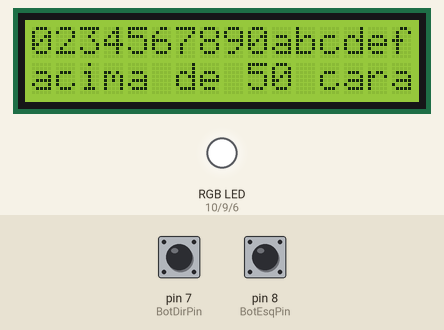
A sketch run on a simulated Arduino Uno, built with avr-gcc and run on an emulated ATmega328P. Parts: 16×2 character LCD, an RGB LED mixed from three pins (HIGH = lit). The inputs (shaded band) are chosen by the test bench; at power-on: pin 7 (BotDirPin) HIGH, pin 8 (BotEsqPin) HIGH.

Above: at 1.2 s.
1.3 s: pin 7 (BotDirPin) pulled LOW for 3.2 s
At 2.33 s:
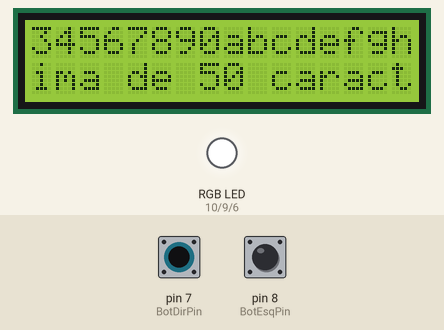
6.0 s: pin 8 (BotEsqPin) pulled LOW for 3.2 s
At 6.96 s:
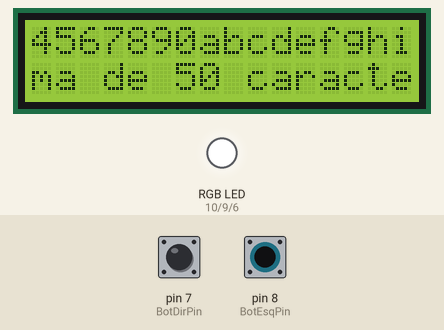
10.7 s: pin 7 (BotDirPin) pulled LOW for 1 s
At 11.69 s:
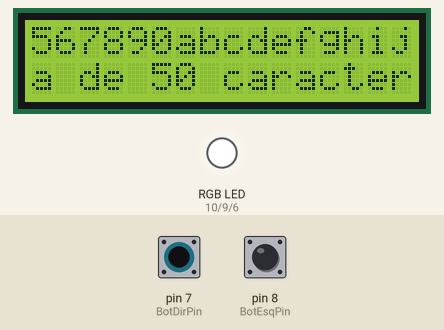
13.2 s: pin 8 (BotEsqPin) pulled LOW for 1 s
Timing chart, 0 to 16.2 s (numbered marks = the images above; inputs shaded):
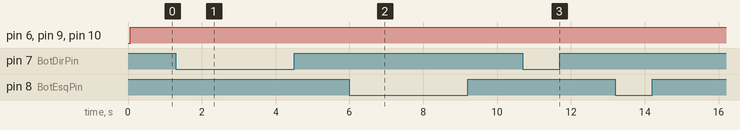

Measured:
- after the input at 1.3 s, the display: first differs from a run without the input after 0.98 s (image 1)
- after the input at 6.0 s, the display: first differs from a run without the input after 0.81 s (image 2 shows a later state)
- after the input at 10.7 s, the display: first differs from a run without the input after 0.74 s (image 3 shows a later state)

The sketch:

sketch_sep29b.ino
```cpp
#include <LiquidCrystal.h>
#include <stdio.h>
#include <string.h>

//Declarando as funções.
typedef struct sTAREFA;
typedef struct sCELULA;

//pinos dos botoes
#define BotDirPin 7
#define BotEsqPin 8

//pinos do led RGB
#define vermelho 10
#define verde 9
#define azul 6

LiquidCrystal lcd(12, 11, 5, 4, 3, 2);


typedef struct sTAREFA{
  char texto[100], dia[8];
  /* dia será dd/mm/aa ou dd/mm/aaaa?
  tarefa definida com até 100 caracteres porque a tela não
  consegue mostrar mais que isso xD
  */
}TAREFA;

typedef struct sCELULA{
  TAREFA info;
  struct sCELULA *esq;
  struct sCELULA *dir;
}CELULA;

CELULA* getnode();
void insere_inicio (CELULA **lista, TAREFA tarefa);
void tela_print(char *frase);

//Funções responsáveis por executar o brilho selecionado
void vermelhoFuncao(){
  digitalWrite(azul, LOW);
  digitalWrite(verde, LOW);
  digitalWrite(vermelho, HIGH);
}
void azulFuncao(){
  digitalWrite(azul, HIGH);
  digitalWrite(verde, LOW);
  digitalWrite(vermelho, LOW);
}
void verdeFuncao(){
  digitalWrite(azul, LOW);
  digitalWrite(verde, HIGH);
  digitalWrite(vermelho, LOW);
}
void amareloFuncao(){
  analogWrite(azul, 0);
  analogWrite(verde, 50);
  analogWrite(vermelho, 255);
}
void roxoFuncao(){
  analogWrite(azul, 207);
  analogWrite(verde, 0);
  analogWrite(vermelho, 255);
}
void brancoFuncao(){
  digitalWrite(azul, HIGH);
  digitalWrite(verde, HIGH);
  digitalWrite(vermelho, HIGH);
}
CELULA* getnode(){
  return (CELULA *) malloc(sizeof(CELULA));
}

int empty(CELULA *lista){
  if(lista == NULL){
    vermelhoFuncao();
    lcd.clear();
    lcd.print("Lista vazia!");
    delay(1000);
    return 1;
  }
    return 0;
}

void insere_inicio (CELULA **lista, TAREFA tarefa){
  CELULA *q;
  q = getnode();
  if(q != NULL){
    gets(q->info.texto);
    q->esq = NULL;
    q->dir = *lista;
    if(!empty(*lista))
      (*lista)-> esq = q;
    *lista = q;
  }else{
    vermelhoFuncao();
    delay(1000);
    brancoFuncao();
    exit(1);
  }
}

int BotEstadoDir = 0,BotEstadoEsq = 0;//seta os estados para LOW

void tela_print(char *frase){

  int i=0,stringTam;
  stringTam = strlen(frase);
  if(stringTam>50){
    lcd.clear();

    lcd.setCursor(0,0);
    lcd.print(frase);

    lcd.setCursor(0,0);
    lcd.print(frase[50]);
  }else{
    //Limpa a tela
   lcd.clear();
    //Posiciona o cursor na coluna 0, linha 0;
    lcd.setCursor(0,0);
    //Envia o texto para o LCD
    lcd.print(frase);
  }


  BotEstadoDir = digitalRead(BotDirPin);
  BotEstadoEsq = digitalRead(BotEsqPin);
    delay(1000);

  //Rolagem para a esquerda
  do{
    lcd.scrollDisplayLeft();
    delay(100);
    BotEstadoDir = digitalRead(BotDirPin);
    BotEstadoEsq = digitalRead(BotEsqPin);
  }while(BotEstadoEsq == LOW || BotEstadoDir == LOW);

  //Rolagem para a direita
  /*do{
    lcd.scrollDisplayRight();
    delay(100);
  }while(frase[i]!='\0');*/
}

void setup()
{
  //Define o número de colunas e linhas do LCD
  lcd.begin(16, 2);

  //Define os botões como INPUT
  pinMode(BotDirPin, INPUT);
  pinMode(BotEsqPin, INPUT);

  Serial.begin(9600);
  //Define os leds
  pinMode(azul, OUTPUT);
  pinMode(verde, OUTPUT);
  pinMode(vermelho, OUTPUT);
}

void loop()
{
  brancoFuncao();
  char string[100]={"1234567890abcdefghijklmnopqrstuvwxyz0000acima de 50 caracteres"};
  tela_print(string);
}
```
